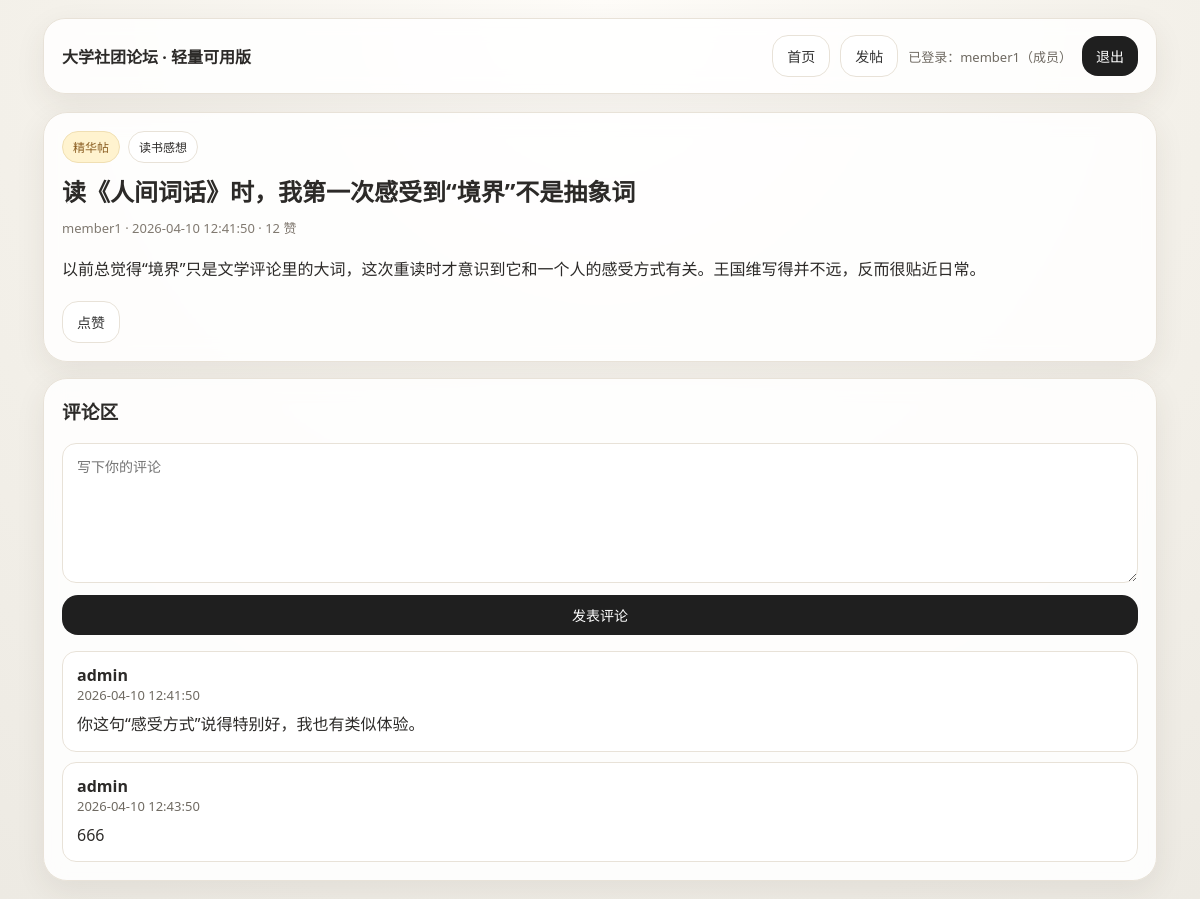
Screenshot of /post/1 (signed in) with the database file from the repository.
### tables this page shows
CREATE TABLE users (
        id INTEGER PRIMARY KEY AUTOINCREMENT,
        username TEXT UNIQUE NOT NULL,
        password_hash TEXT NOT NULL,
        role TEXT NOT NULL DEFAULT 'member',
        created_at TIMESTAMP DEFAULT CURRENT_TIMESTAMP
    );

CREATE TABLE posts (
        id INTEGER PRIMARY KEY AUTOINCREMENT,
        title TEXT NOT NULL,
        body TEXT NOT NULL,
        section TEXT NOT NULL,
        user_id INTEGER NOT NULL,
        is_featured INTEGER NOT NULL DEFAULT 0,
        is_hidden INTEGER NOT NULL DEFAULT 0,
        likes_count INTEGER NOT NULL DEFAULT 0,
        created_at TIMESTAMP DEFAULT CURRENT_TIMESTAMP,
        FOREIGN KEY(user_id) REFERENCES users(id)
    );

CREATE TABLE comments (
        id INTEGER PRIMARY KEY AUTOINCREMENT,
        post_id INTEGER NOT NULL,
        body TEXT NOT NULL,
        user_id INTEGER NOT NULL,
        is_hidden INTEGER NOT NULL DEFAULT 0,
        created_at TIMESTAMP DEFAULT CURRENT_TIMESTAMP,
        FOREIGN KEY(post_id) REFERENCES posts(id),
        FOREIGN KEY(user_id) REFERENCES users(id)
    );

### app.py (the view, shortened to what this page needs)
@app.route("/post/<int:post_id>", methods=["GET", "POST"])
def post_detail(post_id):
    db = get_db()
    post = db.execute("""
        SELECT p.*, u.username
        FROM posts p JOIN users u ON p.user_id=u.id
        WHERE p.id=? AND p.is_hidden=0
    """, (post_id,)).fetchone()
    if not post:
        flash("帖子不存在或已下架。")
        return redirect(url_for("index"))
    comments = db.execute("""
        SELECT c.*, u.username
        FROM comments c JOIN users u ON c.user_id=u.id
        WHERE c.post_id=? AND c.is_hidden=0
        ORDER BY c.created_at ASC, c.id ASC
    """, (post_id,)).fetchall()
    liked = False
    if session.get("user_id"):
        liked = db.execute("SELECT 1 FROM likes WHERE user_id=? AND post_id=?", (session["user_id"], post_id)).fetchone() is not None
    return render_template("post_detail.html", post=post, comments=comments, liked=liked)

### app.py (called while the page is built)
def get_db():
    if "db" not in g:
        g.db = sqlite3.connect(DB_PATH)
        g.db.row_factory = sqlite3.Row
    return g.db

@app.context_processor
def inject_user():
    return {"current_user": {"id": session.get("user_id"), "username": session.get("username"), "role": session.get("role")}}

### templates/post_detail.html
{% extends "base.html" %}
{% block content %}
<div class="card post">
  <div class="tags">
    {% if post.is_featured %}<span class="tag featured">精华帖</span>{% endif %}
    <span class="tag">{{ post.section }}</span>
  </div>
  <h2 style="margin:0 0 10px;">{{ post.title }}</h2>
  <div class="meta">{{ post.username }} · {{ post.created_at }} · {{ post.likes_count }} 赞</div>
  <p style="line-height:2; white-space:pre-wrap;">{{ post.body }}</p>
  <div class="actions">
    <form method="post" action="{{ url_for('like_post', post_id=post.id) }}">
      <button type="submit" class="btn secondary">{{ '取消点赞' if liked else '点赞' }}</button>
    </form>
  </div>
</div>
<div class="card side-card" style="margin-top:16px;">
  <h3>评论区</h3>
  {% if current_user.id %}
  <form class="stack" method="post">
    <textarea name="body" placeholder="写下你的评论"></textarea>
    <button type="submit">发表评论</button>
  </form>
  {% else %}
  <div class="small">请先 <a href="{{ url_for('login') }}">登录</a> 后评论。</div>
  {% endif %}
  <div style="margin-top:16px;">
    {% for comment in comments %}
      <div class="comment">
        <strong>{{ comment.username }}</strong>
        <div class="small">{{ comment.created_at }}</div>
        <div style="margin-top:6px; line-height:1.8;">{{ comment.body }}</div>
      </div>
    {% else %}
      <div class="small">还没有评论。</div>
    {% endfor %}
  </div>
</div>
{% endblock %}

### templates/base.html (shortened to what this page needs)
<!DOCTYPE html>
<html lang="zh-CN">
<head>
</head>
<body>
  <div class="wrap">
    <div class="nav">
      <div class="brand">大学社团论坛 · 轻量可用版</div>
      <div class="navlinks">
        <a class="btn-link secondary" href="{{ url_for('index') }}">首页</a>
        {% if current_user.id %}
          <a class="btn-link secondary" href="{{ url_for('new_post') }}">发帖</a>
          <span class="small">已登录：{{ current_user.username }}（{{ '管理员' if current_user.role=='admin' else '成员' }}）</span>
          <a class="btn-link" href="{{ url_for('logout') }}">退出</a>
        {% else %}
          <a class="btn-link secondary" href="{{ url_for('login') }}">登录</a>
          <a class="btn-link" href="{{ url_for('register') }}">注册</a>
        {% endif %}
      </div>
    </div>
    {% block content %}{% endblock %}
  </div>
</body>
</html>

### templates/base.html (style rules this page uses)
:root { --bg1:#fefcf8; --bg2:#f4f1ea; --bg3:#edeae3; --card:#ffffffdd; --line:#e8e2d8; --text:#2c2a28; --muted:#6f6a62; --green:#1f5a47; --amber:#8b5e22; --stone:#f7f5f1; --shadow:0 10px 30px rgba(63,54,41,.08); --radius:24px; }
* { box-sizing:border-box }
body { margin:0; font-family:"PingFang SC","Microsoft YaHei","Noto Sans SC",system-ui,sans-serif; color:var(--text); background: radial-gradient(circle at top, var(--bg1), var(--bg2), var(--bg3)); }
a { color:inherit;text-decoration:none }
.wrap { max-width:1150px;margin:0 auto;padding:18px }
.nav { display:flex;justify-content:space-between;align-items:center;gap:12px;flex-wrap:wrap; margin-bottom:18px;padding:16px 18px;background:#ffffffd9;border:1px solid var(--line); border-radius:22px; box-shadow:var(--shadow); backdrop-filter:blur(10px); }
.brand { font-weight:700 }
.navlinks { display:flex;gap:10px;flex-wrap:wrap;align-items:center }
.btn,.btn-link,button { border:none;border-radius:16px;padding:10px 14px;background:#1f1f1f;color:#fff;cursor:pointer;font-size:14px; }
.btn.secondary,.btn-link.secondary { background:#fff;color:#333;border:1px solid var(--line) }
.btn-link { display:inline-block }
.card { background:var(--card);border:1px solid var(--line);border-radius:var(--radius); box-shadow:var(--shadow);backdrop-filter:blur(10px); }
.post { padding:18px;margin-bottom:14px }
.meta { color:#807970;font-size:13px }
.tags { display:flex;gap:8px;flex-wrap:wrap;margin-bottom:10px }
.tag { display:inline-flex;border-radius:999px;padding:6px 10px;background:#fff;border:1px solid var(--line);font-size:12px }
.tag.featured { background:#fff3cf;color:var(--amber);border-color:#f0dfb3 }
.side-card { padding:18px }
.side-card h3 { margin-top:0 }
form.stack { display:grid;gap:12px }
input, textarea, select { width:100%;padding:12px 14px;border:1px solid var(--line);border-radius:14px;background:#fff;font-size:14px; font-family:inherit; }
textarea { min-height:140px;resize:vertical }
.actions { display:flex;gap:10px;flex-wrap:wrap;margin-top:14px }
.comment { padding:12px 14px;background:#fff;border:1px solid var(--line);border-radius:14px;margin-top:10px }
.small { font-size:13px;color:var(--muted) }

### rows the page displays
users: username "member1"
posts: section "读书感想", title "读《人间词话》时，我第一次感受到“境界”不是抽象词", created_at "2026-04-10 12:41:50", likes_count "12", body "以前总觉得“境界”只是文学评论里的大词，这次重读时才意识到它和一个人的感受方式有关。王国维写得并不远，反而很贴近日常。"
comments: username "admin", created_at "2026-04-10 12:41:50", body "你这句“感受方式”说得特别好，我也有类似体验。"
comments: username "admin", created_at "2026-04-10 12:43:50", body "666"

### other values shown
{{ '管理员' if current_user.role=='admin' else '成员' }} "成员"
{{ '取消点赞' if liked else '点赞' }} "点赞"
